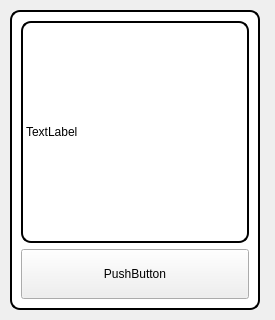
<?xml version="1.0" encoding="UTF-8"?>
<ui version="4.0">
 <class>productListWidget</class>
 <widget class="QWidget" name="productListWidget">
  <property name="geometry">
   <rect>
    <x>0</x>
    <y>0</y>
    <width>275</width>
    <height>320</height>
   </rect>
  </property>
  <property name="minimumSize">
   <size>
    <width>275</width>
    <height>320</height>
   </size>
  </property>
  <property name="windowTitle">
   <string>Form</string>
  </property>
  <widget class="QFrame" name="frame">
   <property name="enabled">
    <bool>true</bool>
   </property>
   <property name="geometry">
    <rect>
     <x>10</x>
     <y>10</y>
     <width>250</width>
     <height>300</height>
    </rect>
   </property>
   <property name="minimumSize">
    <size>
     <width>250</width>
     <height>300</height>
    </size>
   </property>
   <property name="maximumSize">
    <size>
     <width>250</width>
     <height>300</height>
    </size>
   </property>
   <property name="styleSheet">
    <string notr="true">QFrame#frame
{
   background-color: white;
   color: black;
   border: 2px solid black ; /* Black */
	text-align: center;
   border-radius:  10px;
	font-size: 20pt;
}</string>
   </property>
   <property name="frameShape">
    <enum>QFrame::StyledPanel</enum>
   </property>
   <property name="frameShadow">
    <enum>QFrame::Raised</enum>
   </property>
   <layout class="QVBoxLayout" name="verticalLayout">
    <item>
     <widget class="QLabel" name="label_image_product">
      <property name="styleSheet">
       <string notr="true">QLabel
{
   background-color: white;
   color: black;
   border: 2px solid black ; /* Black */
	text-align: center;
   border-radius:  10px;
}</string>
      </property>
      <property name="text">
       <string>TextLabel</string>
      </property>
     </widget>
    </item>
    <item>
     <widget class="QPushButton" name="label_name_product">
      <property name="enabled">
       <bool>true</bool>
      </property>
      <property name="minimumSize">
       <size>
        <width>0</width>
        <height>50</height>
       </size>
      </property>
      <property name="text">
       <string>PushButton</string>
      </property>
     </widget>
    </item>
   </layout>
  </widget>
 </widget>
 <resources/>
 <connections/>
</ui>
